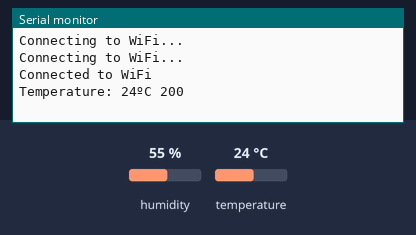
This sketch was run on a simulated ESP32. On the bench: the last lines printed to the serial monitor. Inputs (shaded band) come from the test bench; at power-on: temperature 24 °C, humidity 55 %. WiFi joins after 1.5 s; servers stay silent unless stated; uploads are accepted with an empty reply.

Above: at 3.2 s.
3.3 s: temperature set to 12 °C
At 10.2 s:
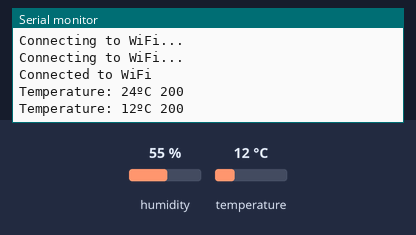
10.5 s: temperature set to 19 °C
At 16.9 s:
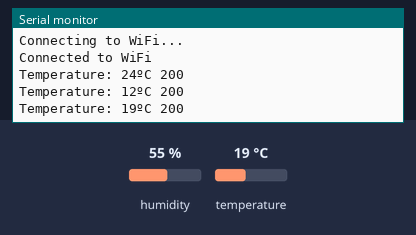
Timing chart, 0 to 18.4 s (numbered marks = the images above; inputs shaded):
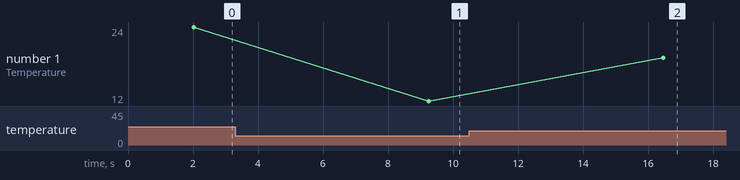

Measured:
- after the input at 3.3 s, the serial monitor: prints a new line after 5.9 s (image 1)
- after the input at 10.5 s, the serial monitor: prints a new line after 6.0 s (image 2)
- plotted number 1: 24 → 12 after the input at 3.3 s, 12 → 19 after the input at 10.5 s

The sketch:

myarduino.ino
```cpp
#include "DHT.h"
#include <WiFi.h>
#include <HTTPClient.h>
#define DHT11PIN 13

const char* ssid = "Hotspot";
const char* password = "password";
const char* serverName = "http://192.168.x.x:5000/sensor/data";


DHT dht(DHT11PIN, DHT11);

void setup()
{
  Serial.begin(115200);
  /* Start the DHT11 Sensor */
  dht.begin();
  WiFi.begin(ssid, password);
  while (WiFi.status() != WL_CONNECTED) {
    delay(1000);
    Serial.println("Connecting to WiFi...");
  }
  Serial.println("Connected to WiFi");

}

void loop()
{
  int temperature = dht.readTemperature();
  Serial.print("Temperature: ");
  Serial.print(temperature);
  Serial.print("ºC ");
  postData(temperature);


  delay(7000);
}


void postData(int temperature) {
  if (WiFi.status() == WL_CONNECTED) {
    HTTPClient http;
    http.begin(serverName);
    http.addHeader("Content-Type", "application/x-www-form-urlencoded");

    // Create form data
    char httpRequestData[100];
    sprintf(httpRequestData, "temperature=%d", temperature);

    int httpResponseCode = http.POST(httpRequestData);

    if (httpResponseCode > 0) {
      String response = http.getString();
      Serial.println(httpResponseCode);
      Serial.println(response);
    } else {
      Serial.print("Error on sending POST: ");
      Serial.println(httpResponseCode);
    }

    http.end();
  } else {
    Serial.println("Error in WiFi connection");
  }
}
```
